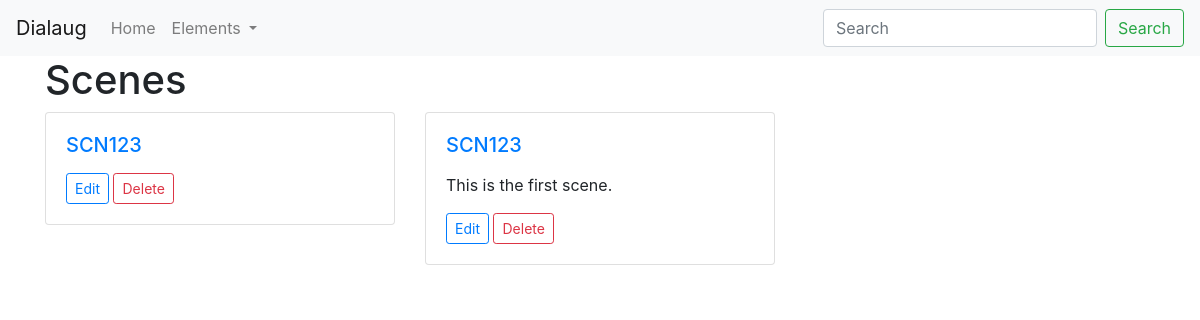
/scenes/, run on an earlier commit of the app's database.
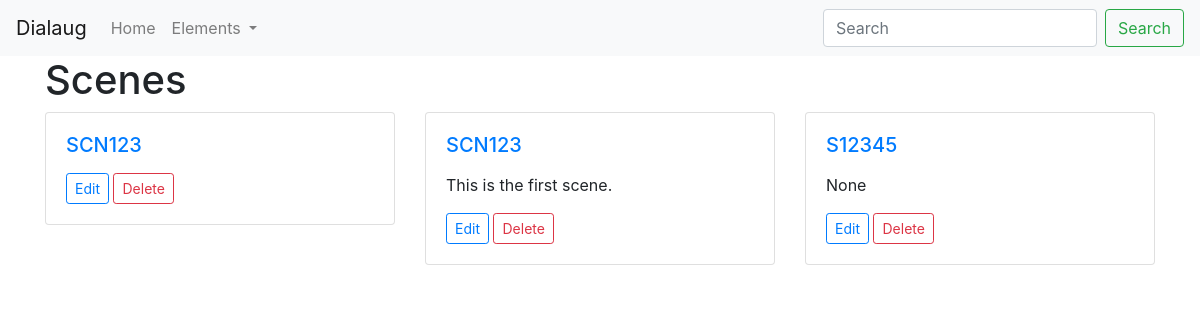
And on a later commit of the database.
### scenes/models.py (models this page shows, shortened)
class Scene(models.Model):
    code = models.CharField(max_length = 12, default='')
    description = models.TextField(blank=True, null=True)
    characters = models.ManyToManyField(Character)
    def get_absolute_url(self):
        return reverse('scenes:show-scene', kwargs={'pk': self.id})
    def get_edit_url(self):
        return reverse('scenes:edit-scene', kwargs={'pk': self.id})
    def get_delete_url(self):
        return reverse('scenes:delete-scene', kwargs={'pk': self.id})

### scenes/views.py (the view)
# urls.py: path('', views.IndexView.as_view(), name='index'),
class IndexView(generic.ListView):
    template_name = 'scenes/index.html'
    context_object_name = "scenes"
    def get_queryset(self):
        return Scene.objects.all()

### scenes/templates/scenes/index.html (shortened to what this page needs)
{% extends 'base.html' %}
{% block content %}
    <div class="container">
        <div class="row">
            <div class="col-md-12">
                <h1>Scenes</h1>
                <div class="row">
                    {% for scene in scenes %}
                    <div class="col-md-4">
                        <div class="card">
                            <div class="card-body">
                                <h5 class="card-title"><a href="{{ scene.get_absolute_url }}">{{ scene.code }}</a></h5>
                                <p class="card-text">{{ scene.description }}</p>
                                <a href="{{ scene.get_edit_url }}" class="btn btn-outline-primary btn-sm">Edit</a>
                                <a href="{{ scene.get_delete_url }}" class="btn btn-outline-danger btn-sm">Delete</a>
                            </div>
                        </div>
                        <br>
                    </div>
                    {% endfor %}
                </div>
            </div>
        </div>
    </div>
{% endblock %}

What changed in the data, as far as the page shows it:
added Scene: code "S12345", description "None"
